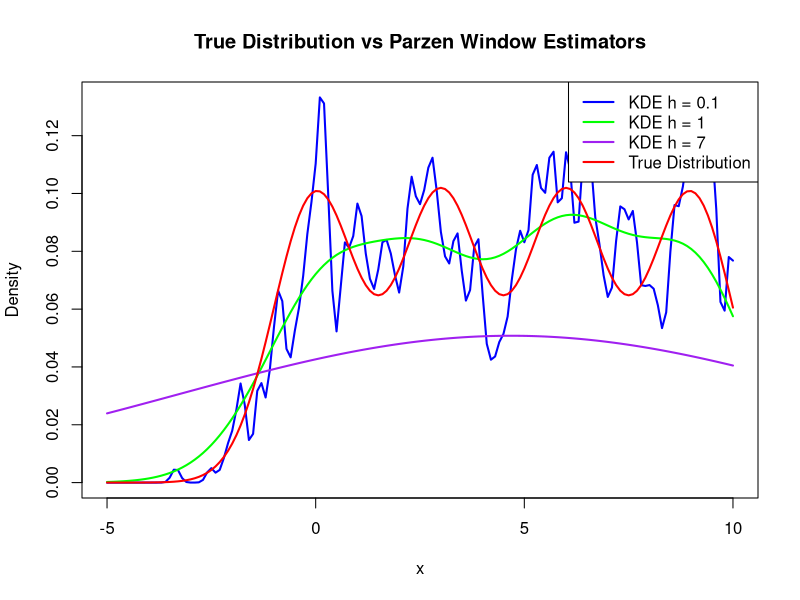

Write the R code that produced this figure. (Note: a time limit stopped this script after it produced the figure.)

################################################################################
setClass("Parzen.smoother",representation(Data = "numeric",
                                          h = "numeric",
                                          input = "numeric",
                                          Probs = "numeric"), 
         prototype = list(h = NA_real_, input = NA_real_))

################################################################################

setMethod("initialize", "Parzen.smoother",
          function(.Object, Data, h = NA_real_, Probs, input = NA_real_) {
            
            Data <- as.numeric(Data)
            Data <- na.omit(Data)
            if (length(Data) == 0) { stop("Data set is empty")} 
            
            Probs <- numeric(length(Data)) 
            
            if (all(is.na(input))) { input <- Data }
            
            if (is.na(h)) {
              s <- sd(Data)
              inter_q <- IQR(Data)
              n <- length(Data)
              h <- 1.06 * min(s, inter_q / 1.349) * n^(-1/5)
            }
            
            if (!is.na(h) && h == 0) { stop(" h cannot be zero ") }
            
            .Object <- callNextMethod(.Object, Data = Data, h = h, Probs = Probs, input = input)
            
            return(.Object)
          })


################################################################################


setGeneric("Parzen.creator", function(object) {standadardGeneric("Parzen.creator")})
setMethod("Parzen.creator", signature= "Parzen.smoother", function(object){
  
  n <- length(object@Data)
  k <- length(object@input)
  Probs <- numeric(k)
  
  # Initialize Probs with the correct length
  object@Probs <- numeric(k)
  
  for (j in 1:k) {
    
    Kernel_sum <- 0  
    
    for (i in 1:n) {
      Kernel_sum <- Kernel_sum + dnorm((object@Data[i] - object@input[j]) / object@h)
    }
    
    object@Probs[j] <- 1 / (object@h * n) * Kernel_sum
  }
  
  return(object)
})

################################################################################

object <- new("Parzen.smoother", Data=rnorm(10), input=seq(1:10))
Parzen.creator(object)

################################################################################

setGeneric("show", function(object) {standardGeneric("show")})
setMethod("show", signature = "Parzen.smoother", function(object) {
  
  precision <- 8
  
  print_in_chunks <- function(vec, precision) {
    vec <- format(round(vec, precision), nsmall = precision) 
    for (i in seq(1, length(vec), by = 6)) {
      cat(vec[i:min(i+5, length(vec))], "\n")
    }
  }
  cat("Data:\n")
  print_in_chunks(object@Data, precision)
  cat("Probs:\n")
  print_in_chunks(object@Probs, precision)
  cat("Size:\n", length(object@Probs), "\n")
  cat("Bandwidth (h):\n", format(round(object@h, precision), nsmall = precision), "\n")
})

################################################################################

# Defining a function for the true PDF 
true_pdf <- function(x) {
  0.25 * dnorm(x, mean = 0, sd = 1) +
    0.25 * dnorm(x, mean = 3, sd = 1) +
    0.25 * dnorm(x, mean = 6, sd = 1) +
    0.25 * dnorm(x, mean = 9, sd = 1)
}

#generating random uniform variable to calculate a Multimodal distribution such that there is a 25% chance   of a random variable being sampled   from an N(0,1), N(3,1), N(6,1) or N(9,1) distribution
x <- matrix(0, nrow = 800, ncol = 2)

#first column has the random uniform
x[, 1] <- runif(800, 0, 1)

#for each element of the first column of the matrix that is between 0 and .25: impute a Gaussian random     variable from the first distribution   into the second column of that same row 
x[x[,1] <= 0.25, 2] <- rnorm(sum(x[,1] <= 0.25), mean = 0, sd = 1)

#same thing for the rest of the distributions
x[x[,1] > 0.25 & x[,1] <= 0.5, 2] <- rnorm(sum(x[,1] > 0.25 & x[,1] <= 0.5), mean = 3, sd = 1)

x[x[,1] > 0.5 & x[,1] <= 0.75, 2] <- rnorm(sum(x[,1] > 0.5 & x[,1] <= 0.75), mean = 6, sd = 1)

x[x[,1] > 0.75 & x[,1] <= 1, 2] <- rnorm(sum(x[,1] > 0.75 & x[,1] <= 1), mean = 9, sd = 1)

#now our data set for the estimator is the vector of our multi-modal distribution 
data <- x[,2]


#we will be evaluating the true pdf function on the same domain as we will evaluate the estimator 
#estimator Input vector, each descrete step will be it's own alpha, alpha = 5, alpha = 4.9 ... 
Input <- seq(-5, 10, by = 0.1)

#initiating output vector 
true_pdf_values_out <- numeric(length(Input))

#evaluating true pdf function at the same input arguments that we will evaluate our estimator 
true_pdf_values_out <- true_pdf(Input)

#Here we will evaluate the estimator at each of the h step sizes as a preliminary investigation into the best step size

# h = 0.1
vessel_0.1 <- new("Parzen.smoother", Data = data, Probs = numeric(), input = Input, h = 0.1)
vessel_0.1_out <- Parzen.creator(vessel_0.1)

# h = 1
vessel_1 <- new("Parzen.smoother", Data = data, Probs = numeric(), input = Input, h = 1)
vessel_1_out <- Parzen.creator(vessel_1)

# h = 7
vessel_7 <- new("Parzen.smoother", Data = data, Probs = numeric(), input = Input, h = 7)
vessel_7_out <- Parzen.creator(vessel_7)

# Plot object@input against object@Probs for different bandwidths and true distribution on the same graph

# Plot for h = 0.1
plot(vessel_0.1_out@input, vessel_0.1_out@Probs, type = "l", col = "blue", lwd = 2,
     ylim = range(0, max(true_pdf_values_out, vessel_0.1_out@Probs, vessel_1_out@Probs, vessel_7_out@Probs)),
     xlim = range(vessel_0.1_out@input),
     main = "True Distribution vs Parzen Window Estimators",
     xlab = "x", ylab = "Density")

# Add lines for h = 1 and h = 7
lines(vessel_1_out@input, vessel_1_out@Probs, col = "green", lwd = 2)
lines(vessel_7_out@input, vessel_7_out@Probs, col = "purple", lwd = 2)

# Add the true PDF line
lines(Input, true_pdf_values_out, col = "red", lwd = 2)

# Add legend
legend("topright", legend = c("KDE h = 0.1", "KDE h = 1", "KDE h = 7", "True Distribution"),
       col = c("blue", "green", "purple", "red"), lwd = 2)

#The preliminary investigation indicates that step size h=1 is the best choice. 
#From here we will demonstrate this more rigorously. 

################################################################################

# initialize our matrix to store all 150 trials containing 800 samples
Master <- matrix(0, nrow = 150, ncol = 800)

for (trial in 1:150) {
  
  #this is the same thing as before, just that we do it 150 times and store each trial in it's own row 
  
  #reinitialize the individual trial each iteration 
  x <- matrix(0, nrow = 800, ncol = 2)
  
  x[, 1] <- runif(800, 0, 1)
  
  x[x[,1] <= 0.25, 2] <- rnorm(sum(x[,1] <= 0.25), mean = 0, sd = 1)
  x[x[,1] > 0.25 & x[,1] <= 0.5, 2] <- rnorm(sum(x[,1] > 0.25 & x[,1] <= 0.5), mean = 3, sd = 1)
  x[x[,1] > 0.5 & x[,1] <= 0.75, 2] <- rnorm(sum(x[,1] > 0.5 & x[,1] <= 0.75), mean = 6, sd = 1)
  x[x[,1] > 0.75 & x[,1] <= 1, 2] <- rnorm(sum(x[,1] > 0.75 & x[,1] <= 1), mean = 9, sd = 1)
  
  #storing the completed trial in each row for each iteration 
  Master[trial,] <- x[, 2]
}

################################################################################

Bias_variance_analysis <- function(input_h){
  
  Master_evaluated <- matrix(0,nrow=150,ncol=151)
  
  #evaluating the function with h as input argument on the rows of master matrix 
  #the input data set being master and output data set being master evaluated
  for (i in 1:150) {
    trial_evaluated <- new("Parzen.smoother", Data = Master[i,], Probs = numeric(), input = Input, h = input_h)
    trial_evaluated <- Parzen.creator(trial_evaluated)
    Master_evaluated[i,] <- trial_evaluated@Probs
  }
  
  #evaluate the mean for each column of the matrix, which is the mean of the each alpha value across each trial
  mean_for_each_alpha <- matrix(0, nrow = 1, ncol = 151)
  mean_for_each_alpha[1, ] <- colMeans(Master_evaluated[, seq(1:151)])
  
  #variance
  variance_for_each_alpha <- matrix(0,nrow=1,ncol=151)
  for(i in 1:151){
    variance_for_each_alpha[1,i] <- mean((Master_evaluated[seq(1:150),i]-mean_for_each_alpha[1,i])^2)
  }
  
  #true distribution value for bias calculation
  true_pdf_values_out <- true_pdf(Input)
  
  #bias
  bias <- matrix(0,nrow=1,ncol=151)
  for (i in 1:151) {
    bias[1,i] <- mean_for_each_alpha[1,i] - true_pdf_values_out[i]
  }
  
  #MSE
  MSE <- numeric(151)
  for (i in 1:151) {
    MSE[i] <- variance_for_each_alpha[1,i] + (bias[i])^2
  }
  
  #total bias 
  bias_totall <- numeric(1)
  for (i in 1:151)
    bias_totall <- mean((bias[i])^2)
  
  #total variance 
  var_totall <- numeric(1)
  for (i in 1:151)
    var_totall <- mean((variance_for_each_alpha[i]))
  
  totall_MSE <- bias_totall + var_totall
  
  return(c(input_h, bias_totall, var_totall, totall_MSE))
}

################################################################################

choose_your_h <- function(h_values) {
  
  results <- lapply(h_values, function(h) Bias_variance_analysis(input_h = h))
  
  results_matrix <- do.call(rbind, results)
  
  rownames(results_matrix) <- paste("h =", h_values)
  colnames(results_matrix) <- c("input_h", "bias_totall", "var_totall", "MSE")
  
  (matplot(h_values, results_matrix[, 2:3], type = "b", pch = 1:2, col = c("blue", "green"),
           xlab = "h_values", ylab = "Values", main = "Bias and Variance vs input_h", xaxt = "n"))
  (axis(1, at = h_values, labels = h_values))
  (legend("topright", legend = c("bias_totall", "var_totall"), col = c("blue", "green"), pch = 1:2))
  
  print(results_matrix)
  cat("Optimal h value:", h_values[which.min(results_matrix[,4])])
}

################################################################################

#since from the preliminary investigation 1 was the best option, let's look deeper
choose_your_h(c(.01,.1,.3,.6,1,3,7))

plot_mean_for_each_output <- function(input_h) {
  
  Master_evaluated <- matrix(0,nrow=150,ncol=151)
  
  for (i in 1:150) {
    trial_evaluated <- new("Parzen.smoother", Data = Master[i,], Probs = numeric(), input = Input, h = input_h)
    trial_evaluated <- Parzen.creator(trial_evaluated)
    Master_evaluated[i,] <- trial_evaluated@Probs
  }
  
  
  mean_for_each_alpha <- matrix(0, nrow = 1, ncol = 151)
  mean_for_each_alpha[1, ] <- colMeans(Master_evaluated[, seq(1:151)])
  
  alpha = seq(-5,10,by=0.1)
  plot(alpha, mean_for_each_alpha, ylim = c(0,0.1))
  lines(Input, true_pdf_values_out, col = "red", lwd = 2)
  title("Mean of Each Output at Each Alpha of 150 Evaluations of 150 Samples")
  (legend("topleft", legend = c("h = 0.75 ", "true"), col = c("black", "red"), pch = 1:2))
}

################################################################################

plot_mean_for_each_output(input_h=.75)

#this is a remarkably good approximation
